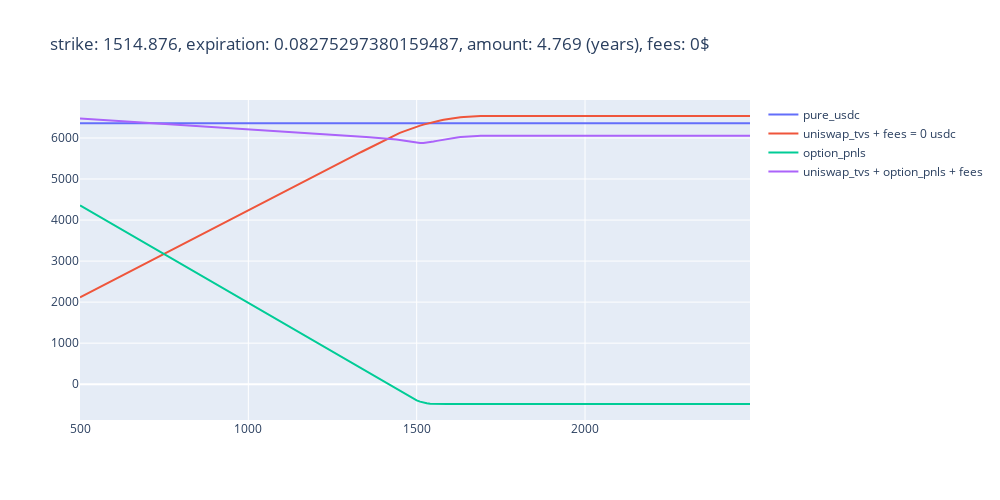

Write notebook code for a chart like this one.
### Code cell
fig = go.Figure()
fig.update_layout(
    autosize=False,
    width=1000,
    height=500)

fig.add_trace(go.Scatter(x=prices, y=pure_usdc,
                    mode='lines',
                    name='pure_usdc'))

fig.add_trace(go.Scatter(x=prices, y=uniswap_tvs + earned_fees,
                    mode='lines',
                    name="""uniswap_tvs + fees = {} usdc""".format(earned_fees)))
fig.add_trace(go.Scatter(x=prices, y=option_pnls,
                    mode='lines',
                    name='option_pnls'))
fig.add_trace(go.Scatter(x=prices, y=uniswap_tvs + option_pnls + earned_fees,
                    mode='lines',
                    name='uniswap_tvs + option_pnls + fees'))
fig.update_layout(title_text='strike: {}, expiration: {}, amount: {} (years), fees: {}$'.format(round(optimal_option.strike, 3), 
                                                                             optimal_option.expiration,
                                                                             round(optimal_option.amount, 3),
                                                                             earned_fees))

### Figure 1 — Plotly figure (JSON) as saved in the notebook; plotly's stock layout.template omitted (floating-point values rounded to 4 significant figures; data arrays with more than 128 entries replaced by an {"elided": "..."} marker saying what was removed)
{"data": [{"mode": "lines", "name": "pure_usdc", "type": "scatter", "x": {"elided": "200 int values"}, "y": {"elided": "200 float values"}}, {"mode": "lines", "name": "uniswap_tvs + fees = 0 usdc", "type": "scatter", "x": {"elided": "200 int values"}, "y": {"elided": "200 float values"}}, {"mode": "lines", "name": "option_pnls", "type": "scatter", "x": {"elided": "200 int values"}, "y": {"elided": "200 float values"}}, {"mode": "lines", "name": "uniswap_tvs + option_pnls + fees", "type": "scatter", "x": {"elided": "200 int values"}, "y": {"elided": "200 float values"}}], "layout": {"autosize": false, "height": 500, "title": {"text": "strike: 1514.876, expiration: 0.08275297380159487, amount: 4.769 (years), fees: 0$"}, "width": 1000, "xaxis": {"autorange": true, "range": [500, 2490], "type": "linear"}, "yaxis": {"autorange": true, "range": [-872.4, 6925.0], "type": "linear"}}}
